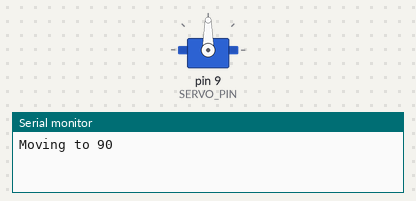
The sketch below on a simulated Arduino Uno, built with avr-gcc and run on an emulated ATmega328P. Shown: servo, the last lines printed to the serial monitor.

Above: at 0.1 s.
At 1.1 s:
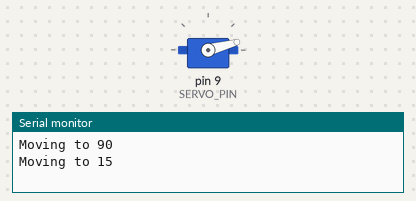
At 3.1 s:
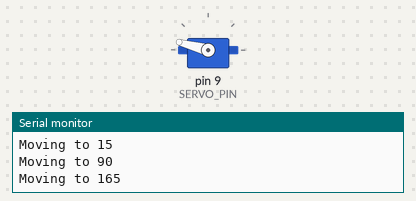
Timing chart, 0 to 5.5 s (numbered marks = the images above):
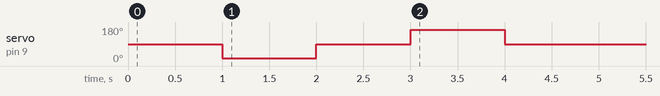

The sketch:

servo_center.ino
```cpp
// Servo test and centring helper.
//
// Swings the servo to 15, 90 and 165 degrees once so you can check it moves,
// then parks it at 90 (straight ahead). Attach the horn + sensor facing
// forwards while it's parked, then upload radar.ino.

#include <Servo.h>

const uint8_t SERVO_PIN = 9;

Servo servo;

void setup() {
  Serial.begin(115200);
  servo.attach(SERVO_PIN);

  const int positions[] = {90, 15, 90, 165, 90};
  for (int angle : positions) {
    Serial.print("Moving to ");
    Serial.println(angle);
    servo.write(angle);
    delay(1000);
  }
  Serial.println("Parked at 90 - attach the sensor facing straight ahead.");
}

void loop() {
}
```
